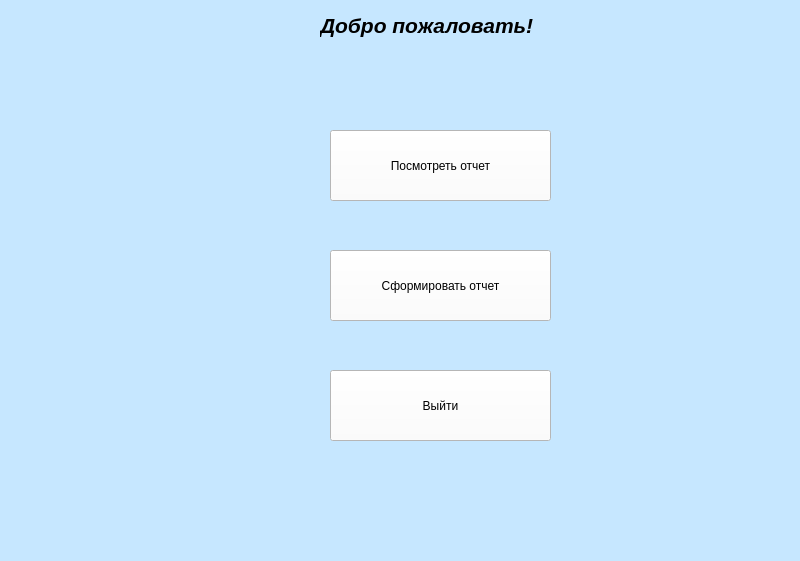
<?xml version="1.0" encoding="UTF-8"?>
<ui version="4.0">
 <class>MainWindow</class>
 <widget class="QMainWindow" name="MainWindow">
  <property name="geometry">
   <rect>
    <x>0</x>
    <y>0</y>
    <width>800</width>
    <height>561</height>
   </rect>
  </property>
  <property name="windowTitle">
   <string>MainWindow</string>
  </property>
  <property name="styleSheet">
   <string notr="true">background-color: rgb(198, 231, 255);</string>
  </property>
  <widget class="QWidget" name="centralwidget">
   <widget class="QLabel" name="welcome_label">
    <property name="geometry">
     <rect>
      <x>320</x>
      <y>-20</y>
      <width>281</width>
      <height>91</height>
     </rect>
    </property>
    <property name="text">
     <string>&lt;html&gt;&lt;head/&gt;&lt;body&gt;&lt;p align=&quot;justify&quot;&gt;&lt;span style=&quot; font-size:16pt; font-weight:600; font-style:italic;&quot;&gt;Добро пожаловать!&lt;/span&gt;&lt;/p&gt;&lt;/body&gt;&lt;/html&gt;</string>
    </property>
   </widget>
   <widget class="QPushButton" name="view_reports_button">
    <property name="geometry">
     <rect>
      <x>330</x>
      <y>130</y>
      <width>221</width>
      <height>71</height>
     </rect>
    </property>
    <property name="styleSheet">
     <string notr="true">background-color: rgb(255, 255, 255);</string>
    </property>
    <property name="text">
     <string>Посмотреть отчет</string>
    </property>
   </widget>
   <widget class="QPushButton" name="create_invoice_button">
    <property name="geometry">
     <rect>
      <x>330</x>
      <y>250</y>
      <width>221</width>
      <height>71</height>
     </rect>
    </property>
    <property name="styleSheet">
     <string notr="true">background-color: rgb(255, 255, 255);</string>
    </property>
    <property name="text">
     <string>Сформировать отчет</string>
    </property>
   </widget>
   <widget class="QPushButton" name="pushButton_3">
    <property name="geometry">
     <rect>
      <x>330</x>
      <y>370</y>
      <width>221</width>
      <height>71</height>
     </rect>
    </property>
    <property name="styleSheet">
     <string notr="true">background-color: rgb(255, 255, 255);</string>
    </property>
    <property name="text">
     <string>Выйти</string>
    </property>
   </widget>
  </widget>
  <widget class="QMenuBar" name="menubar">
   <property name="geometry">
    <rect>
     <x>0</x>
     <y>0</y>
     <width>800</width>
     <height>26</height>
    </rect>
   </property>
  </widget>
  <widget class="QStatusBar" name="statusbar"/>
 </widget>
 <resources/>
 <connections/>
</ui>
